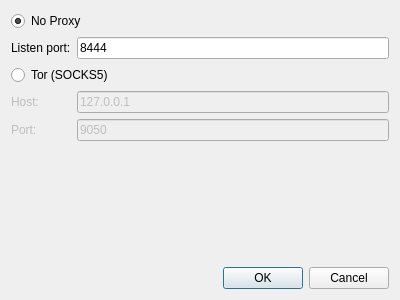
<?xml version="1.0" encoding="UTF-8"?>
<ui version="4.0">
 <class>Dialog</class>
 <widget class="QDialog" name="Dialog">
  <property name="geometry">
   <rect>
    <x>0</x>
    <y>0</y>
    <width>400</width>
    <height>300</height>
   </rect>
  </property>
  <property name="windowTitle">
   <string>Network Configuration</string>
  </property>
  <layout class="QVBoxLayout" name="verticalLayout">
   <item>
    <layout class="QFormLayout" name="formLayout_2">
     <property name="fieldGrowthPolicy">
      <enum>QFormLayout::AllNonFixedFieldsGrow</enum>
     </property>
     <item row="2" column="0" colspan="2">
      <widget class="QRadioButton" name="raNone">
       <property name="text">
        <string>No Proxy</string>
       </property>
       <property name="checked">
        <bool>true</bool>
       </property>
      </widget>
     </item>
     <item row="4" column="0" colspan="2">
      <widget class="QRadioButton" name="raTor">
       <property name="text">
        <string>Tor (SOCKS5)</string>
       </property>
      </widget>
     </item>
     <item row="5" column="0">
      <widget class="QLabel" name="laHost">
       <property name="enabled">
        <bool>false</bool>
       </property>
       <property name="text">
        <string>Host:</string>
       </property>
      </widget>
     </item>
     <item row="5" column="1">
      <widget class="QLineEdit" name="liHost">
       <property name="enabled">
        <bool>false</bool>
       </property>
       <property name="text">
        <string>127.0.0.1</string>
       </property>
      </widget>
     </item>
     <item row="6" column="0">
      <widget class="QLabel" name="laPort">
       <property name="enabled">
        <bool>false</bool>
       </property>
       <property name="text">
        <string>Port:</string>
       </property>
      </widget>
     </item>
     <item row="6" column="1">
      <widget class="QLineEdit" name="liPort">
       <property name="enabled">
        <bool>false</bool>
       </property>
       <property name="text">
        <string>9050</string>
       </property>
      </widget>
     </item>
     <item row="3" column="1">
      <widget class="QLineEdit" name="liListen">
       <property name="text">
        <string>8444</string>
       </property>
      </widget>
     </item>
     <item row="3" column="0">
      <widget class="QLabel" name="laListen">
       <property name="text">
        <string>Listen port:</string>
       </property>
      </widget>
     </item>
    </layout>
   </item>
   <item>
    <widget class="QDialogButtonBox" name="buttonBox">
     <property name="standardButtons">
      <set>QDialogButtonBox::Cancel|QDialogButtonBox::Ok</set>
     </property>
    </widget>
   </item>
  </layout>
 </widget>
 <resources/>
 <connections>
  <connection>
   <sender>buttonBox</sender>
   <signal>accepted()</signal>
   <receiver>Dialog</receiver>
   <slot>accept()</slot>
   <hints>
    <hint type="sourcelabel">
     <x>248</x>
     <y>254</y>
    </hint>
    <hint type="destinationlabel">
     <x>157</x>
     <y>274</y>
    </hint>
   </hints>
  </connection>
  <connection>
   <sender>buttonBox</sender>
   <signal>rejected()</signal>
   <receiver>Dialog</receiver>
   <slot>reject()</slot>
   <hints>
    <hint type="sourcelabel">
     <x>316</x>
     <y>260</y>
    </hint>
    <hint type="destinationlabel">
     <x>286</x>
     <y>274</y>
    </hint>
   </hints>
  </connection>
  <connection>
   <sender>raTor</sender>
   <signal>toggled(bool)</signal>
   <receiver>liHost</receiver>
   <slot>setEnabled(bool)</slot>
   <hints>
    <hint type="sourcelabel">
     <x>199</x>
     <y>60</y>
    </hint>
    <hint type="destinationlabel">
     <x>218</x>
     <y>91</y>
    </hint>
   </hints>
  </connection>
  <connection>
   <sender>raTor</sender>
   <signal>toggled(bool)</signal>
   <receiver>liPort</receiver>
   <slot>setEnabled(bool)</slot>
   <hints>
    <hint type="sourcelabel">
     <x>199</x>
     <y>60</y>
    </hint>
    <hint type="destinationlabel">
     <x>218</x>
     <y>124</y>
    </hint>
   </hints>
  </connection>
  <connection>
   <sender>raTor</sender>
   <signal>toggled(bool)</signal>
   <receiver>laHost</receiver>
   <slot>setEnabled(bool)</slot>
   <hints>
    <hint type="sourcelabel">
     <x>199</x>
     <y>60</y>
    </hint>
    <hint type="destinationlabel">
     <x>25</x>
     <y>91</y>
    </hint>
   </hints>
  </connection>
  <connection>
   <sender>raTor</sender>
   <signal>toggled(bool)</signal>
   <receiver>laPort</receiver>
   <slot>setEnabled(bool)</slot>
   <hints>
    <hint type="sourcelabel">
     <x>199</x>
     <y>60</y>
    </hint>
    <hint type="destinationlabel">
     <x>24</x>
     <y>124</y>
    </hint>
   </hints>
  </connection>
  <connection>
   <sender>raNone</sender>
   <signal>toggled(bool)</signal>
   <receiver>laListen</receiver>
   <slot>setEnabled(bool)</slot>
   <hints>
    <hint type="sourcelabel">
     <x>199</x>
     <y>32</y>
    </hint>
    <hint type="destinationlabel">
     <x>43</x>
     <y>63</y>
    </hint>
   </hints>
  </connection>
  <connection>
   <sender>raNone</sender>
   <signal>toggled(bool)</signal>
   <receiver>liListen</receiver>
   <slot>setEnabled(bool)</slot>
   <hints>
    <hint type="sourcelabel">
     <x>199</x>
     <y>32</y>
    </hint>
    <hint type="destinationlabel">
     <x>236</x>
     <y>63</y>
    </hint>
   </hints>
  </connection>
 </connections>
</ui>
